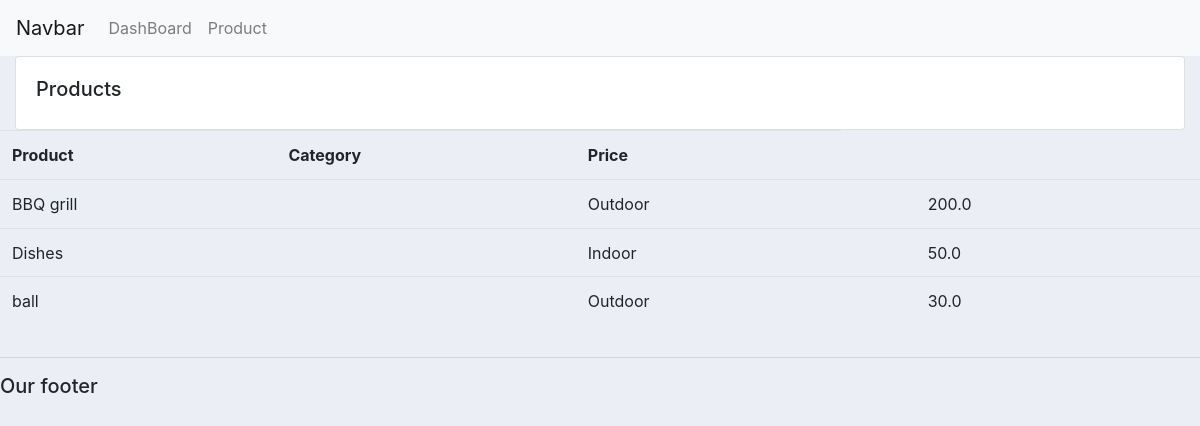
The app's page /product/ with its own data.
### accounts/models.py (models this page shows, shortened)
class Product(models.Model):
    CATEGORY = (
        ('Indoor', 'Indoor'),
        ('Outdoor', 'Outdoor'),
    )
    name= models.CharField(max_length= 200, null= True)
    price = models.FloatField(null = True)
    category = models.CharField(max_length = 200, choices = CATEGORY)
    description = models.CharField(max_length = 200, null = True, blank = True)
    date_created = models.DateTimeField(auto_now_add = True, null = True)
    tags = models.ManyToManyField(Tag)

### accounts/views.py (the view)
# urls.py: path('product/', views.product, name="product"),
def product(request):
    product = Product.objects.all()
    return render(request, 'accounts/product.html', {'products' : product})

### accounts/templates/accounts/product.html
{% extends 'accounts/main.html' %}
{% block content %}
   <div class="row">
        <div class="col-md">
            <div class="card card-body">
                <h5> Products </h5>
            </div>
        </div class="card-body">
            <table class="table">
                <tr>
                    <th> Product</th>
                    <th> Category </th>
                    <th> Price</th>
                </tr>
                {% for i in products %}
                    <tr>
                        <td>{{ i.name}}<td>
                        <td>{{ i.category}}<td>
                        <td>{{ i.price}}<td>
                    <tr>
                {% endfor%}
            </table>
   </div>
{% endblock content %}

### static/css/main.css (style rules this page uses)
body { background-color: #ebeff5; }

### records on screen
Product: name "BBQ grill", category "Outdoor", price "200.0"
Product: name "Dishes", category "Indoor", price "50.0"
Product: name "ball", category "Outdoor", price "30.0"
